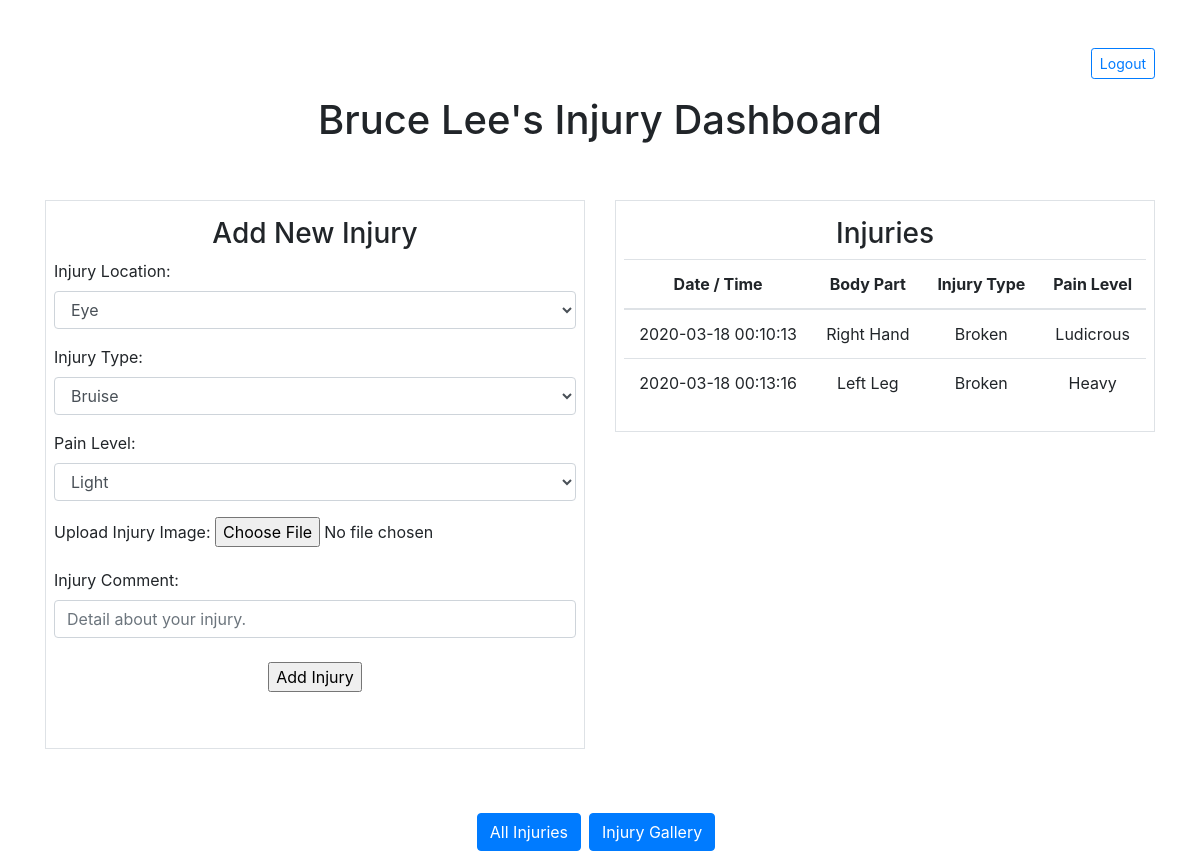
Page /home (signed in) on the committed database.
### app.py (models this page shows, shortened)
class User(db.Model):
    __tablename__ = "users"
    id = db.Column(db.Integer, primary_key=True)
    first_name = db.Column(db.String(255))
    last_name = db.Column(db.String(255))
    belt_rank = db.Column(db.String(10))
    email = db.Column(db.String(255))
    password = db.Column(db.String(255))
    created_at = db.Column(db.DateTime, server_default=func.now())
    updated_at = db.Column(db.DateTime, server_default=func.now(), onupdate=func.now())

class Injury(db.Model):
    __tablename__ = "injuries"
    id = db.Column(db.Integer, primary_key=True)
    injury_location = db.Column(db.String(55))
    injury_type = db.Column(db.String(55))
    pain_level = db.Column(db.String(55))
    pic = db.Column(db.String(55))
    injury_comment = db.Column(db.String(155))
    athlete_id = db.Column(db.Integer, db.ForeignKey("users.id"))
    athlete = db.relationship('User', foreign_keys=[athlete_id], backref="injuries", cascade = "all")
    created_at = db.Column(db.DateTime, server_default=func.now())
    updated_at = db.Column(db.DateTime, server_default=func.now(), onupdate=func.now())

### app.py (the view)
@app.route('/home')
def home():
    if 'cur_user' not in session:
        return redirect("/")
    else:
        user = User.query.get(session["cur_user"])
        print(user.injuries)
        return render_template("/home.html", user = user)

### templates/home.html (shortened to what this page needs)
<!DOCTYPE html>
<html lang="en">
<head>
    <link rel="stylesheet" href="https://cdnjs.cloudflare.com/ajax/libs/twitter-bootstrap/4.4.1/css/bootstrap.min.css">
    <link rel="stylesheet" href="https://cdnjs.cloudflare.com/ajax/libs/font-awesome/5.11.2/css/all.min.css">
    <link rel="stylesheet" href="https://cdn.datatables.net/1.10.20/css/jquery.dataTables.min.css">
    <link rel="stylesheet" href="https://cdn.datatables.net/1.10.20/js/jquery.dataTables.min.js">
</head>
<body>
    <div class="container">
      <div class="float-right">
        <a href="/logout" class="btn btn-outline-primary btn-sm" role="button">Logout</a>
      </div>
      <div class="row mt-5 justify-content-center">
        <h1>
            {% for cur_user in session %}
                {{ user.first_name }} {{ user.last_name }}'s Injury Dashboard
            {% endfor %}
        </h1>
      </div>
      <div class="row mt-5">
        <div class="col">
            <form action="/add_new_injury" enctype="multipart/form-data", method="POST" class="justify-content-center">
                <div class="form-group border p-2">
                    <h3 class="text-center mt-2">Add New Injury</h3>
                    <div class="form-group">
                        <label for="injury_location">Injury Location:</label>
                        <select class="form-control" name="injury_location">
                            <option>Eye</option>
                        </select>
                    </div>
                    <div class="form-group">
                        <label for="injury_type">Injury Type:</label>
                        <select class="form-control" name="injury_type">
                            <option>Bruise</option>
                        </select>
                    </div>
                    <div class="form-group">
                        <label for="pain_level">Pain Level:</label>
                        <select class="form-control" name="pain_level">
                            <option>Light</option>
                        </select>
                    </div>
                    <div class="form-group">
                        <label for="upload">Upload Injury Image:</label>
                        <form class="form-controle-file" method=post enctype=multipart/form-data>
                            <input type=file name=upload>
                        </form>
                    </div>
                    <div class="form-group">
                        <label for="injury_comment">Injury Comment:</label>
                        <input type="text" name="injury_comment" class="form-control" placeholder="Detail about your injury.">
                    </div>
                    <div class="d-flex text-center justify-content-center mt-4 mb-5">
                        <input type=submit value="Add Injury">
                    </div>
                </div>
            </form>
        </div>
        <div class="col">
            <div class="form-group border p-2">
                <h3 class="text-center mt-2">Injuries</h3>
                <table id="user_injuries" class="table text-center table-hover">
                    <thead>
                        <tr>
                            <th scope="col">Date / Time</th>
                            <th scope="col">Body Part</th>
                            <th scope="col">Injury Type</th>
                            <th scope="col">Pain Level</th>
                        </tr>
                    </thead>
                    <tbody>
                        {% for injury in user.injuries %}
                        <tr>
                            <td>{{ injury.created_at }}</td>
                            <td>{{ injury.injury_location }}</td>
                            <td>{{ injury.injury_type }}</td>
                            <td>{{ injury.pain_level }}</td>
                        </tr>
                        {% endfor %}
                    </tbody>
                </table>
            </div>
        </div>
        </div>
        <div class="row mt-5 justify-content-center">
            <div class="btn-toolbar" role="toolbar" aria-label="Injury Tracker Pages">
                <div class="btn-group mr-2" role="group" aria-label="My Dashboard">
                    <a href="all_injuries" button type="button" class="btn btn-primary">All Injuries</a>
                </div>
                <div class="btn-group mr-2" role="group" aria-label="Photolog">
                    <a href="photolog" button type="button" class="btn btn-primary">Injury Gallery</a>
                </div>
            </div>
        </div>
    </div>
  </body>
  </html>

### rows in the picture
User: first_name "Bruce", last_name "Lee"
Injury: created_at "2020-03-18 00:10:13", injury_location "Right Hand", injury_type "Broken", pain_level "Ludicrous"
Injury: created_at "2020-03-18 00:13:16", injury_location "Left Leg", injury_type "Broken", pain_level "Heavy"
